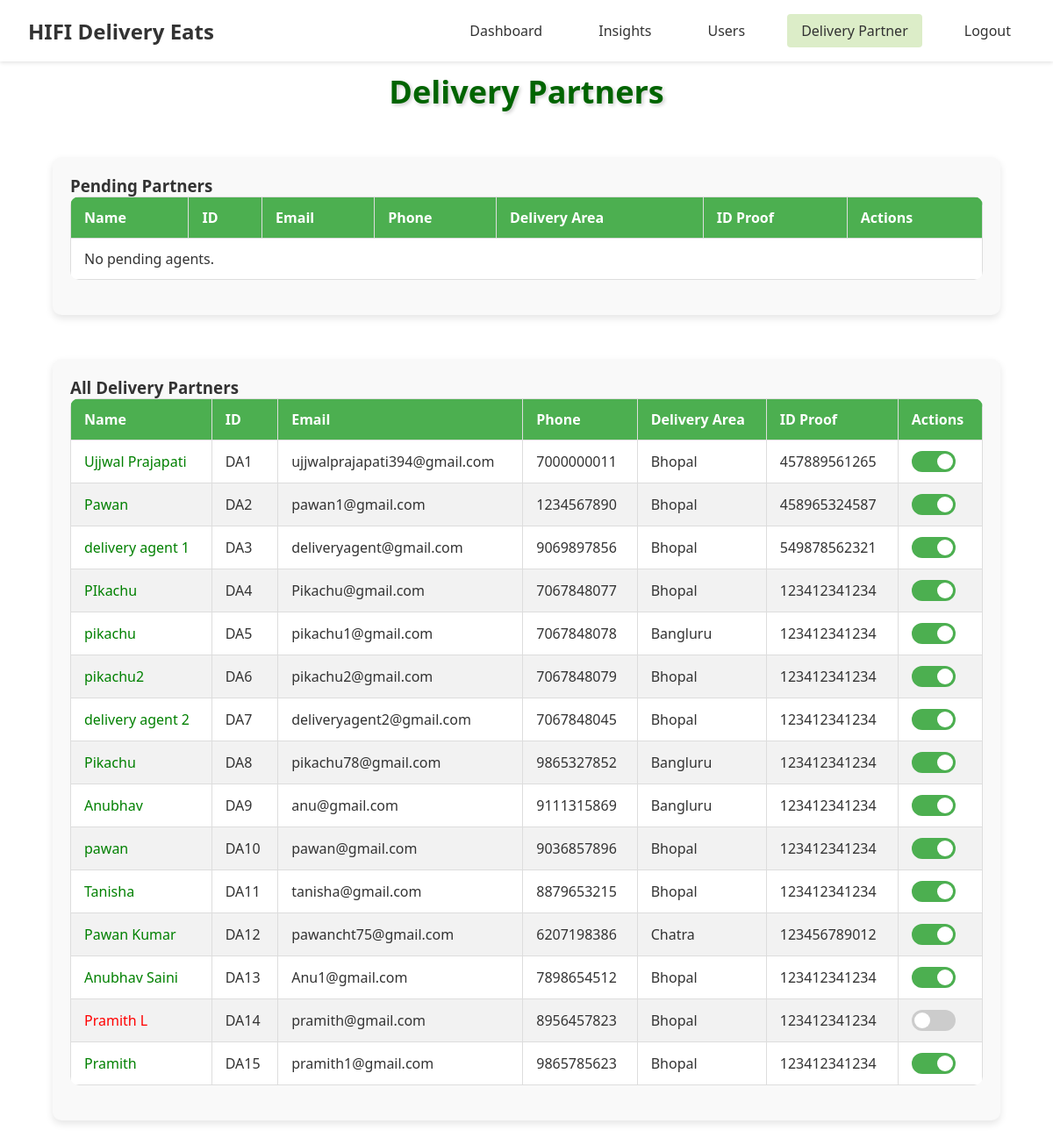
Page /admin/delivery_partner (signed in) on the committed database.
### models.py (models this page shows, shortened)
class DeliveryAgent(UserMixin, db.Model):
    __tablename__ = 'delivery_agent'
    id = db.Column(db.Integer, primary_key=True)
    username = db.Column(db.String(100))
    email = db.Column(db.String(100), unique=True)
    phone = db.Column(db.Integer, unique=True, nullable=False)
    password = db.Column(db.String(100), nullable=False)
    image = db.Column(db.String(255), nullable=True, server_default='')
    bio = db.Column(db.Text, nullable=True, server_default='')
    delivery_area = db.Column(db.String(100), nullable=False)
    available_slots = db.Column(db.Boolean, nullable=False, default=True)
    id_proof = db.Column(db.String(12), nullable=False, server_default='')
    is_approved = db.Column(db.Boolean, nullable=False, server_default='0')
    is_active = db.Column(db.Boolean, nullable=False, server_default='1')

### routes/admin_routes.py (the view)
    @app.route('/admin/delivery_partner')
    @login_required
    def delivery_partner():
        pending_agents = DeliveryAgent.query.filter_by(is_approved=False).all()
        accepted_agents = DeliveryAgent.query.filter_by(is_approved=True).all()
        return render_template(
            'admin/delivery_partner.html',
            pending_agents=pending_agents,
            accepted_agents=accepted_agents
        )

### templates/admin/delivery_partner.html (shortened to what this page needs)
{% extends 'admin/index.html' %}
{% block css %}
  <link
    rel="stylesheet"
    href="{{ url_for('static', filename='css/admin/delivery_partner.css') }}"
  />
{% endblock css %}
{% block content %}
<h2>Delivery Partners</h2>
<div class="table-container">
  <h3>Pending Partners</h3>
  <table>
    <thead>
      <tr>
        <th>Name</th>
        <th>ID</th>
        <th>Email</th>
        <th>Phone</th>
        <th>Delivery Area</th>
        <th>ID Proof</th>
        <th>Actions</th>
      </tr>
    </thead>
    <tbody id="userList">
      {% for agent in pending_agents %}
      <tr id="user-{{ agent.id }}">
        <td>{{ agent.username }}</td>
        <td>DA{{ agent.id }}</td>
        <td>{{ agent.email }}</td>
        <td>{{ agent.phone }}</td>
        <td>{{ agent.delivery_area }}</td>
        <td>{{ agent.id_proof }}</td>
        <td>
          <button class="accept" onclick="handleAccept({{ agent.id }})">
            Accept
          </button>
          <button class="reject" onclick="handleReject({{ agent.id }})">
            Reject
          </button>
        </td>
      </tr>
      {% else %}
      <tr>
        <td colspan="7">No pending agents.</td>
      </tr>
      {% endfor %}
    </tbody>
  </table>
</div>
<div class="table-container">
  <h3>All Delivery Partners</h3>
  <table>
    <thead>
      <tr>
        <th>Name</th>
        <th>ID</th>
        <th>Email</th>
        <th>Phone</th>
        <th>Delivery Area</th>
        <th>ID Proof</th>
        <th>Actions</th>
      </tr>
    </thead>
    <tbody id="acceptedAgentsList">
      {% for agent in accepted_agents %}
      <tr id="user-{{ agent.id }}">
        <td style="color: {% if not agent.is_active %}red{% else %}green{% endif %};">
          {{ agent.username }}
        </td>
        <td>DA{{ agent.id }}</td>
        <td>{{ agent.email }}</td>
        <td>{{ agent.phone }}</td>
        <td>{{ agent.delivery_area }}</td>
        <td>{{ agent.id_proof }}</td>
        <td>
          <label class="switch">
            <span class="slider"></span>
          </label>
        </td>
      </tr>
      {% else %}
      <tr>
        <td colspan="7">No accepted agents.</td>
      </tr>
      {% endfor %}
    </tbody>
  </table>
</div>
{% endblock content %}

### static/css/admin/admin.css (style rules this page uses)
* { margin: 0; padding: 0; box-sizing: border-box; font-family: 'Segoe UI', Tahoma, Geneva, Verdana, sans-serif; }
:root { --primary-green: #50b341; --light-green: #DCEDC8; --white: #ffffff; --text-dark: #333333; }
body { background-color: var(--white); color: var(--text-dark); }

### static/css/admin/delivery_partner.css (style rules this page uses)
h2 { color: darkgreen; text-align: center; margin-bottom: 10px; font-size: 36px; font-weight: bold; text-shadow: 2px 2px 4px rgba(0, 0, 0, 0.2); transition: text-shadow 0.3s ease-in-out; margin-top: 1rem; }
.table-container { margin: 50px auto; padding: 20px; border-radius: 10px; box-shadow: 0 4px 8px rgba(0, 0, 0, 0.1); background-color: #f9f9f9; width: 90%; max-width: 1200px; }
table { width: 100%; border-collapse: collapse; margin-bottom: 20px; background-color: #fff; border-radius: 10px; overflow: hidden; }
th, td { border: 1px solid #ddd; padding: 12px 15px; text-align: left; }
th { background-color: #4CAF50; color: white; }
tbody tr:nth-child(even) { background-color: #f2f2f2; }
.switch { position: relative; display: inline-block; width: 50px; height: 24px; }
.slider { position: absolute; cursor: pointer; top: 0; left: 0; right: 0; bottom: 0; background-color: #ccc; transition: .4s; border-radius: 24px; }
.slider:before { position: absolute; content: ""; height: 18px; width: 18px; left: 3px; bottom: 3px; background-color: white; transition: .4s; border-radius: 50%; }
input:checked + .slider { background-color: #4caf50; }
input:checked + .slider:before { transform: translateX(26px); }

### rows in the picture
DeliveryAgent: username "Ujjwal Prajapati", id "1", email "ujjwalprajapati394@gmail.com", phone "7000000011", delivery_area "Bhopal", id_proof "457889561265"
DeliveryAgent: username "Pawan", id "2", email "pawan1@gmail.com", phone "1234567890", delivery_area "Bhopal", id_proof "458965324587"
DeliveryAgent: username "delivery agent 1", id "3", email "deliveryagent@gmail.com", phone "9069897856", delivery_area "Bhopal", id_proof "549878562321"
DeliveryAgent: username "PIkachu", id "4", email "Pikachu@gmail.com", phone "7067848077", delivery_area "Bhopal", id_proof "123412341234"
DeliveryAgent: username "pikachu", id "5", email "pikachu1@gmail.com", phone "7067848078", delivery_area "Bangluru", id_proof "123412341234"
DeliveryAgent: username "pikachu2", id "6", email "pikachu2@gmail.com", phone "7067848079", delivery_area "Bhopal", id_proof "123412341234"
DeliveryAgent: username "delivery agent 2", id "7", email "deliveryagent2@gmail.com", phone "7067848045", delivery_area "Bhopal", id_proof "123412341234"
DeliveryAgent: username "Pikachu", id "8", email "pikachu78@gmail.com", phone "9865327852", delivery_area "Bangluru", id_proof "123412341234"
DeliveryAgent: username "Anubhav", id "9", email "anu@gmail.com", phone "9111315869", delivery_area "Bangluru", id_proof "123412341234"
DeliveryAgent: username "pawan", id "10", email "pawan@gmail.com", phone "9036857896", delivery_area "Bhopal", id_proof "123412341234"
DeliveryAgent: username "Tanisha", id "11", email "tanisha@gmail.com", phone "8879653215", delivery_area "Bhopal", id_proof "123412341234"
DeliveryAgent: username "Pawan Kumar", id "12", email "pawancht75@gmail.com", phone "6207198386", delivery_area "Chatra", id_proof "123456789012"
DeliveryAgent: username "Anubhav Saini", id "13", email "Anu1@gmail.com", phone "7898654512", delivery_area "Bhopal", id_proof "123412341234"
DeliveryAgent: username "Pramith L", id "14", email "pramith@gmail.com", phone "8956457823", delivery_area "Bhopal", id_proof "123412341234"
DeliveryAgent: username "Pramith", id "15", email "pramith1@gmail.com", phone "9865785623", delivery_area "Bhopal", id_proof "123412341234"
